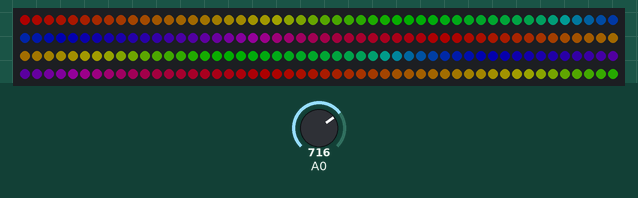
This sketch was run on a simulated Arduino Uno, built with avr-gcc and run on an emulated ATmega328P. Parts: 200 RGB LEDs in strip order, left to right, continuing on the next row. The inputs (shaded band) are chosen by the test bench; at power-on: A0 = 512. Dim RGB values are drawn brighter than linear.

4.3 s: A0 set to 716
Above: at 4.34 s.
5.8 s: A0 set to 900
7.3 s: A0 set to 1023
Timing chart, 0 to 10.3 s (numbered marks = the images above; inputs shaded):
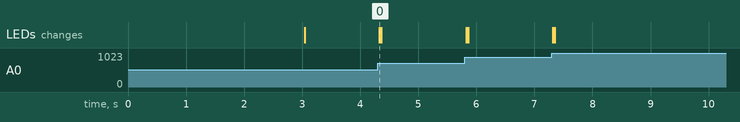

Measured:
- after the input at 4.3 s, the LEDs: change at once (image 0)

The sketch:

kavProj.ino
```cpp
#include <FastLED.h>

#define LED_PIN     5
#define NUM_LEDS    200
#define BRIGHTNESS  64
#define LED_TYPE    WS2811
#define COLOR_ORDER GRB
#define UPDATES_PER_SECOND 1000

CRGB leds[NUM_LEDS];
CRGBPalette16 currentPalette;
TBlendType    currentBlending;


// Audio
const int sampleWindow = 30; // Sample window width in mS (50 mS = 20Hz)
unsigned int sample;


void setup() {

  Serial.begin(115200);

  delay( 3000 ); // power-up safety delay
  FastLED.addLeds<LED_TYPE, LED_PIN, COLOR_ORDER>(leds, NUM_LEDS).setCorrection( TypicalLEDStrip );
  FastLED.setBrightness( 255 );

  currentPalette = RainbowColors_p;
  currentBlending = LINEARBLEND;

}


void loop() {

  fillLEDs(getAudioLevel());
  FastLED.show();

}

void fillLEDs(int brightness){

  uint8_t colorIndex = 1;
  for( int i = 0; i < NUM_LEDS; i++) {
    leds[i] = ColorFromPalette( currentPalette, colorIndex, brightness, currentBlending);
    colorIndex += 3;
  }

}

int getAudioLevel(){

  unsigned long startMillis= millis();  // Start of sample window
  unsigned int peakToPeak = 0;   // peak-to-peak level

  unsigned int signalMax = 0;
  unsigned int signalMin = 1024;

  // collect data for sampleWindow
  while (millis() - startMillis < sampleWindow){
    sample = analogRead(0);
    if (sample < 1024){  // toss out spurious readings
      if (sample > signalMax){
          signalMax = sample;  // save just the max levels
       }
       else if (sample < signalMin){
          signalMin = sample;  // save just the min levels
       }
    }
   }
   peakToPeak = signalMax - signalMin;  // max - min = peak-peak amplitude

   return map(peakToPeak, 0, 1024, 0, 255);

}
```
